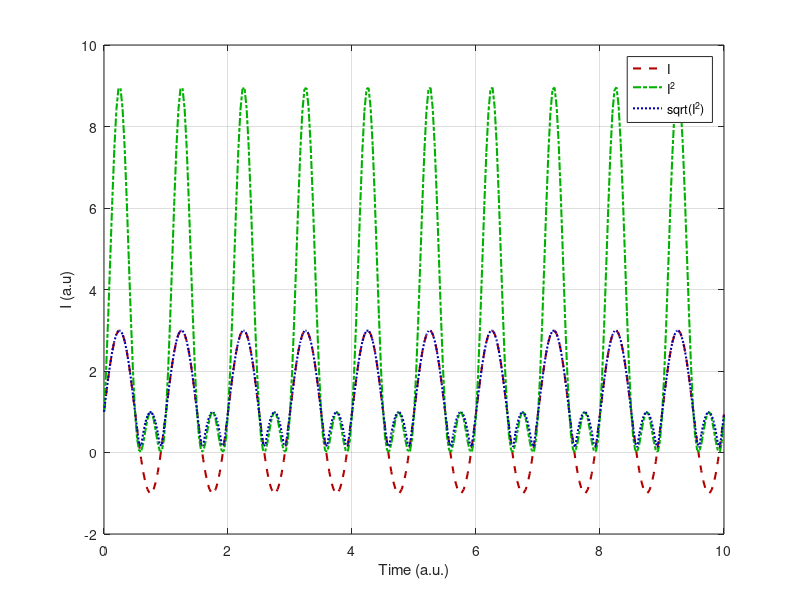

This chart was generated by the following MATLAB code:
t = linspace(0, 10, 301);

Idc = 1;
Iac = 2;
I = Idc + Iac.*sin(t.*2.*3.14);

Isq = I.^2;
I0 = sqrt(Isq);

figure(1);
hold off;
plot(t, I, 'Color', [0.7, 0, 0], 'LineStyle', '--', 'LineWidth', 1.5);
hold on;
plot(t, Isq, 'Color', [0, 0.7, 0], 'LineStyle', '-.', 'LineWidth', 1.5);
plot(t, I0, 'Color', [0, 0, 0.7], 'LineStyle', ':', 'LineWidth', 1.5);
legend("I", "I^2", "sqrt(I^2)");
grid on;
xlabel("Time (a.u.)");
ylabel("I (a.u)")